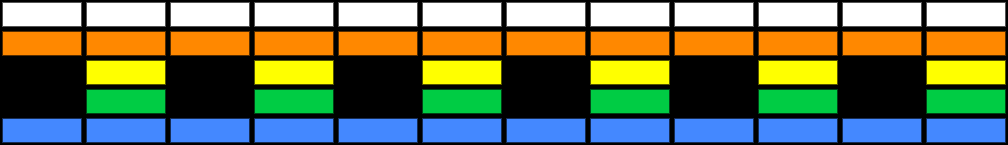

A 2D game scene composited from a Tiled map and its tileset images. What follows is a short description and the map's XML, with every tile layer's data as written:
An orthogonal 12x5 tile map with 84x29 px tiles, 1 tile layer (bricks).

<map version="1.11" tiledversion="1.12.2" orientation="orthogonal" renderorder="right-down" width="12" height="5" tilewidth="84" tileheight="29" infinite="0" nextlayerid="2" nextobjectid="1">
 <tileset firstgid="1" source="bricks.tsx" />
 <layer id="1" name="bricks" width="12" height="5">
  <properties>
   <property name="collides" type="bool" value="false" />
  </properties>
  <data encoding="csv">
7,7,7,7,7,7,7,7,7,7,7,7,
2,2,2,2,2,2,2,2,2,2,2,2,
0,3,0,3,0,3,0,3,0,3,0,3,
0,4,0,4,0,4,0,4,0,4,0,4,
5,5,5,5,5,5,5,5,5,5,5,5
</data>
 </layer>
</map>
